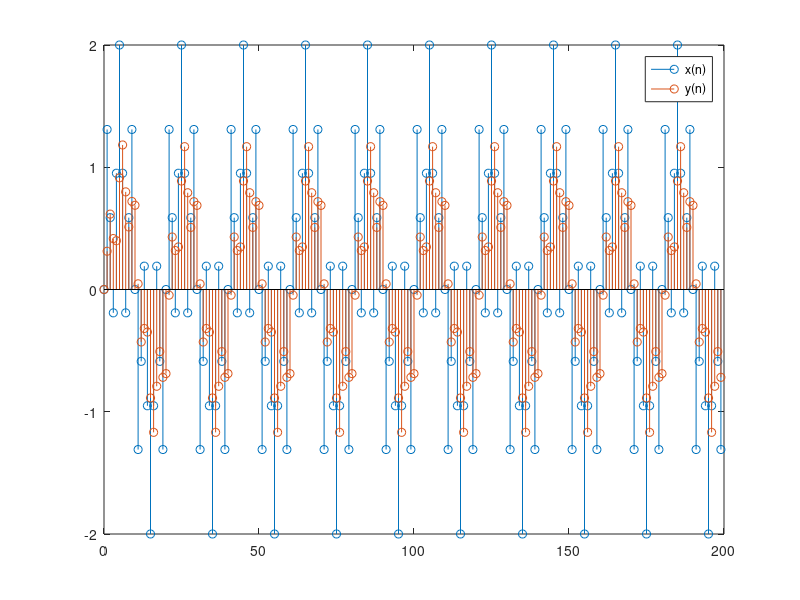
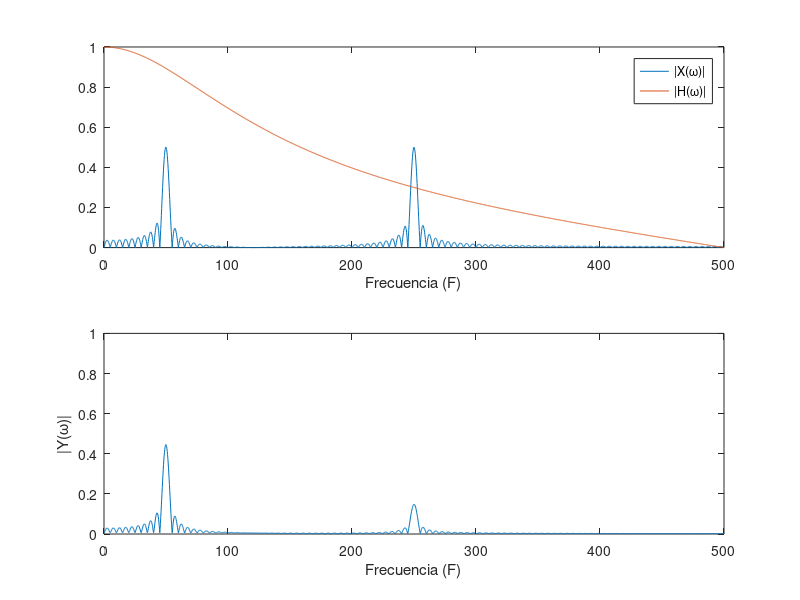
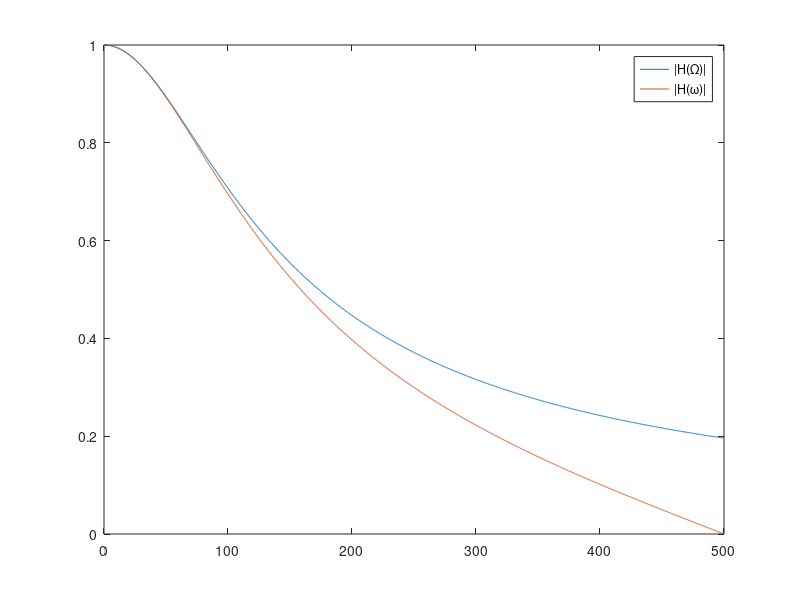

These charts were generated, in order, by the following MATLAB code:
%% FILTROS IIR. #1 Diseño de filtros IIR mediante la Transformada Bilineal
% A diferencia de los filtros FIR (finite impulse response), los filtros 
% IIR (infinite impulse response) se caracterizan por tener una respuesta
% al impulso infinita en duración. La ecuación general que describe el 
% comportamiento de un filtro IIR de orden N, es la siguiente:
%
%   y(n) = b[0]*x(n) + b[1]*x(n-1) + ... + b[M]x(n-M) - a[1]y(n-1) - ... -
%   a[n-N]y(n-N)
%
% donde M <= N representan los ordenes de la entrada y la salida, respectivamente.
%
% Como se puede apreciar en la ecuación anterior, la salida o respuesta de
% un filtro IIR depende tanto de los valores pasados de la entrada como de
% la salida. Es por ello que usualmente se les conoce como filtros
% recursivos, ya que usan recursión respecto a la salida para calcular el
% estado actual del sistema.
%
% Para diseñar filtros IIR, usualmente se sigue con la metodología:
% 1. Especificar los parámetros del filtro (tipo del filtro, frecuencias de
%    corte, frecuencia de muestreo, etc).
% 2. Diseñar el filtro en tiempo continuo (prototipo analógico)
% 3. Obtener la función de transferencia H(s)
% 4. Discretizar H(s) por medio de técnicas como la Transformada Bilineal
%    a fin de obtener H(z).
% 5. Obtener la ecuación en diferencias que caracteriza el comportamiento
%    de H(s) en el dominio discreto.
%
% Vamos a ver un ejemplo sencillo, para ello vamos a diseñar un filtro IIR
% basandonos en el prototipo analógico del filtro pasa-bajas RC.
%
% 1. Especificación: Se va a discretizar el diseño de un filtro pasa-bajas 
% RC de orden 1, con frecuencia de corte de 100Hz para una frecuencia de 
% muestreo Fs=1000Hz
Fs=1000;    % Frecuencia de muestreo
Ts=1/Fs;    % Periodo de muestreo
Fc=100;     % Frecuencia de corte
Wc=2*pi*Fc; % Frecuencia de corte

% FREQUENCY PREWARPING: ESTA PARTE ES OPCIONAL
% fc=Fc/Fs; % Normalizamos
% Wc=(2/Ts)*tan(2*pi*fc*Ts/2); % Prewarping Ωc = 2/Ts tan(wc/2 * Ts)

% 2 y 3. Prototipo analógico: Por medio del análisis de circuitos, es posible 
% llegar a la función de transferencia H(s) [Revisar notas "Bilinear Transform"]
%
%   H(s) = Fc/(s + Fc)
% para Fc = 1/(RC), con R resistencia y C capacitancia
%
% De un análisis en respuesta en frecuencia, se sabe que la frecuencia de
% corte de este filtro esta dada por Fc.
%
% Entonces, Ωc = 2πFc = 2π100 = 1/(RC).
%
% 4. Transformación Bilineal, reemplazamos s = (2/Ts) * (1 - z^-1) / (1 + z^-1)
% Con ello obtenemos H(z), i.e., H(z) = H(s=(2/Ts) * (1 - z^-1) / (1 + z^-1))
% Con Ts = 1/Fs = 1/1000 = 0.001
%
% La función de transferencia discreta
%             1 + z^-1
%   H(z) = K ----------
%             a - z^-1
%           FcTs              2 + FcTs
% con K = ----------,  y a = ----------
%          2 - FcTs           2 - FcTs


% 5. Ecuación en diferencias: A partir de H(z) podemos deconstruirla para
% obtener la relación de la función de transferencia:
%         Y(z)       1 + z^-1
% H(z) = ------ = K ----------
%         X(z)       a - z^-1
%
% Y(z) [a - z^-1] = X(z) K [1 + z^-1]
%
% Si invertimos la Transformada Z, obtenemos
%
%   ay(n) - y(n-1) = Kx(n) + Kx(n - 1)
%
% Despejando para y(n)
%           K          K            1
%   y(n) = ----x(n) + --- x(n-1) + --- y(n-1)
%           a          a            a
% Podemos simplificar esta  ecuación un poco más:
%  1     2 - ΩcTs        K       ΩcTs
% --- = ----------,     --- = ---------
%  a     2 + ΩcTs        a     2 + ΩcTs
%
% Resultando en la ecuación en diferencias final:
% Ωc = 2π100, Ts = .001
% ΩcTs = (2π100)(0.001) = 0.628318531
% 2 - ΩcTs = 2 - (2π100)(0.001) = 1.37168147
% 2 + ΩcTs = 2.62831853
%
% Sustituyendo:
%       y(n) = 0.2391 x(n) + 0.2391 x(n-1) - 0.5219 y(n-1)
b0 = (Wc*Ts)/(Wc*Ts + 2);
b1 = (Wc*Ts)/(Wc*Ts + 2);
a1 = (Wc*Ts - 2)/(Wc*Ts + 2);

% Esa es la ecuación que implementariamos en el microcontrolador
%
% Por ejemplo, asumiremos que tenemos una señal 
%       x(t) = sin(2π50t) + sin(2π250t)
% La cual es discretizada por un ADC (simulado por el for)
% Frecuencias de la señal de entrada x(n)
N=200;  % Número de muestras a procesar
% Señal de entrada y salida (solo simulación)
x=zeros(1,N);
y=zeros(1,N);
F1 = 50;
F2 = 250;

% Simulación del filtro 
% Memoria de valores pasados de la entrada y la salida
xprev=0; % x(n-1)
yprev=0; % y(n-1)
% Procesamiento de la señal muestra a muestra
for n = 0:N-1 % Simulación de la discretización
    % Discretizamos x(t)
    x(n+1) = sin(2*pi*(F1/Fs)*n) + sin(2*pi*(F2/Fs)*n);

    % Aplicamos el filtro
    y(n+1) = b0*x(n+1) + b1*xprev - a1*yprev;

    % Actualizamos los valores pasados
    xprev = x(n+1);
    yprev = y(n+1);
end

% Graficamos la entrada y salida
close all;
figure;
stem(0:N-1, x);
hold on
stem(0:N-1, y);
hold off
legend('x(n)','y(n)');

% La respuesta en frecuencia nos determina el comportamiento que tendra
% nuestro filtro en frecuencia.

% Calculamos la respuesta en frecuencia del filtro diseñado
a=[1,a1];   % Coef. de y(n)
b=[b0,b1];  % Coef. de x(n)
[Hw,F]=freqz(b,a,2000,Fs);

% Calculamos la transformada de fourier de x(n), y(n) con las mismas
% dimensiones de la respuesta en frecuencia.
[Xw,~]=freqz(x,1,2000,Fs);
[Yw,~]=freqz(y,1,2000,Fs);


% Graficamos H(w) y X(w) y lo normalizamos X(w) entre su longitud en tiempo
% discreto
figure;
L=length(x);
subplot(2,1,1);
plot(F,abs(Xw)/L); % Necesita normalizar
hold on
plot(F,abs(Hw)); % Ya esta normalizado
hold off;
legend('|X(\omega)|','|H(\omega)|');
xlabel('Frecuencia (F)');

% Graficamos Y(w)
subplot(2,1,2);
plot(F,abs(Yw)/L);  % Necesita normalizar
ylabel('|Y(\omega)|');
xlabel('Frecuencia (F)');
ylim([0,1]);

% Como se observa, la respuesta en frecuencia del filtro atenua la primer
% frecuencia (F1) en un factor de 0.8988 (ubique en la curva anaranjada el 
% cursor en la frecuencia de 50Hz), por lo que en la salida y(n) su
% amplitud (A=1) se vera atenuada por este factor.
%
% Para la segunda frecuencia (F2=250), la respuesta en frecuencia nos
% determina que la atenuación que tendra en esta frecuencia sera de 0.3090,
% en este caso la amplitud original era de "1" por lo que despues de pasar
% por el filtro, se espera que su amplitud sea A*0.3090 = 0.3090

% En resumen, el filtro cumple con su cometido, sin embargo la atenuación
% que se percibe en el rango de frecuencias que se deseaban atenuar se
% pueden mejorar al conectar un segundo filtro pasa-bajas en cascada, con
% las mismas caracteristicas que el original.


% Finalmente la respuesta en frecuencia del filtro RC analógico es
%               H(jΩ) = H(s=jΩ) = Ωc/(jΩ + Ωc)
% A fin de graficarla y compararla con la H(ω) calculada anteriormente
% necesitamos definir el vector de frecuencia analógica, la cual a fin de
% tener el mismo rango [0,Fs/2]
W = linspace(0, 2*pi*Fs/2, length(Hw));
Ha=Wc./(1i*W + Wc);

% Graficamos H(Ω)[Del filtro analogico] y H(ω)[Del filtro digital]
% La teoria nos dice que debemos tener una buena aproximación de H(Ω) en H(ω)
figure;
plot(F,abs(Ha));
hold on
plot(F,abs(Hw));
hold off
legend('|H(\Omega)|','|H(\omega)|');

% Mostramos los coeficientes que deben de ser puestos en el Microcontrol.
fprintf('const uint32_t IIR_FILTER_TAPS = %d\n',length(a));
fprintf('const float iir_a_coefs[IIR_FILTER_TAPS] = {');
for i = 1:length(a)
    fprintf('%.20f\t',a(i));
end
fprintf('\b}\n');
fprintf('const float iir_b_coefs[IIR_FILTER_TAPS] = {');
for i = 1:length(b)
    fprintf('%.20f\t',b(i));
end
fprintf('\b}\n');

% En el siguiente tutorial vamos a aprender como diseñar filtros en Matlab
% sin necesidad de utilizar explicitamente la transformación bilineal.

%% Experimentación
% 1. Diseñe un filtro pasa-altas de primer orden basado en el prototipado 
% analógico Rc Recuerde que si quiere diseñar un filtro pasa-altas basado 
% en el prototipo pasa-bajas debe de aplicar la siguiente ecuación:
%
%       Hhp(s) = 1 - H(s)
%
% Escriba aqui su respuesta en frecuencia:
%                   NUM
%     Hhp(s) = -----------------
%                   DEN

% 2. Simule el filtro para una frecuencia de corte Fc=500Hz y una frecuencia
% de muestreo Fs=2000Hz.

% 3. Aplique una señal de prueba
%   x(t) = sin(2π100t) + sin(2π750t)

% 4. Corrobore los resultados mediante la el diagrama de magnitud de la
% respuesta en frecuencia. ¿Que atenuación espera recibir la frecuencia de
% 750Hz? ¿Corresponde la teoria con la práctica?